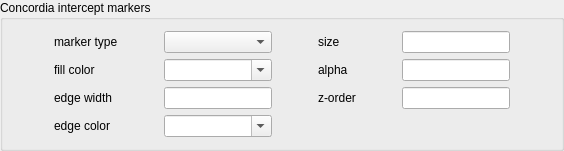
           <widget class="QGroupBox" name="groupBox_17">
            <property name="title">
             <string>Concordia intercept markers</string>
            </property>
            <layout class="QVBoxLayout" name="verticalLayout_14">
             <item>
              <layout class="QGridLayout" name="gridLayout_22">
               <item row="1" column="7">
                <spacer name="horizontalSpacer_35">
                 <property name="orientation">
                  <enum>Qt::Horizontal</enum>
                 </property>
                 <property name="sizeHint" stdset="0">
                  <size>
                   <width>40</width>
                   <height>20</height>
                  </size>
                 </property>
                </spacer>
               </item>
               <item row="1" column="1">
                <widget class="QLabel" name="label_87">
                 <property name="text">
                  <string>fill color</string>
                 </property>
                </widget>
               </item>
               <item row="0" column="2">
                <spacer name="horizontalSpacer_130">
                 <property name="orientation">
                  <enum>Qt::Horizontal</enum>
                 </property>
                 <property name="sizeHint" stdset="0">
                  <size>
                   <width>40</width>
                   <height>20</height>
                  </size>
                 </property>
                </spacer>
               </item>
               <item row="3" column="3" colspan="2">
                <widget class="QComboBox" name="mcMarkerEdgeColorCombo">
                 <property name="editable">
                  <bool>true</bool>
                 </property>
                </widget>
               </item>
               <item row="3" column="1">
                <widget class="QLabel" name="label_88">
                 <property name="text">
                  <string>edge color</string>
                 </property>
                </widget>
               </item>
               <item row="0" column="1">
                <widget class="QLabel" name="label_17">
                 <property name="text">
                  <string>marker type</string>
                 </property>
                </widget>
               </item>
               <item row="0" column="0">
                <spacer name="horizontalSpacer_131">
                 <property name="orientation">
                  <enum>Qt::Horizontal</enum>
                 </property>
                 <property name="sizeHint" stdset="0">
                  <size>
                   <width>40</width>
                   <height>20</height>
                  </size>
                 </property>
                </spacer>
               </item>
               <item row="1" column="3" colspan="2">
                <widget class="QComboBox" name="mcMarkerFaceColorCombo">
                 <property name="editable">
                  <bool>true</bool>
                 </property>
                </widget>
               </item>
               <item row="0" column="3" colspan="2">
                <widget class="QComboBox" name="mcMarkerTypeCombo"/>
               </item>
               <item row="0" column="9">
                <spacer name="horizontalSpacer_36">
                 <property name="orientation">
                  <enum>Qt::Horizontal</enum>
                 </property>
                 <property name="sizeHint" stdset="0">
                  <size>
                   <width>40</width>
                   <height>20</height>
                  </size>
                 </property>
                </spacer>
               </item>
               <item row="0" column="7">
                <spacer name="horizontalSpacer_132">
                 <property name="orientation">
                  <enum>Qt::Horizontal</enum>
                 </property>
                 <property name="sizeHint" stdset="0">
                  <size>
                   <width>40</width>
                   <height>20</height>
                  </size>
                 </property>
                </spacer>
               </item>
               <item row="0" column="5">
                <spacer name="horizontalSpacer_133">
                 <property name="orientation">
                  <enum>Qt::Horizontal</enum>
                 </property>
                 <property name="sizeHint" stdset="0">
                  <size>
                   <width>40</width>
                   <height>20</height>
                  </size>
                 </property>
                </spacer>
               </item>
               <item row="1" column="2">
                <spacer name="horizontalSpacer_37">
                 <property name="orientation">
                  <enum>Qt::Horizontal</enum>
                 </property>
                 <property name="sizeHint" stdset="0">
                  <size>
                   <width>40</width>
                   <height>20</height>
                  </size>
                 </property>
                </spacer>
               </item>
               <item row="1" column="5">
                <spacer name="horizontalSpacer_134">
                 <property name="orientation">
                  <enum>Qt::Horizontal</enum>
                 </property>
                 <property name="sizeHint" stdset="0">
                  <size>
                   <width>40</width>
                   <height>20</height>
                  </size>
                 </property>
                </spacer>
               </item>
               <item row="1" column="8">
                <widget class="QLineEdit" name="mcMarkerAlphaEntry"/>
               </item>
               <item row="0" column="6">
                <widget class="QLabel" name="label_89">
                 <property name="text">
                  <string>size</string>
                 </property>
                </widget>
               </item>
               <item row="0" column="8">
                <widget class="QLineEdit" name="mcMarkerSizeEntry"/>
               </item>
               <item row="1" column="6">
                <widget class="QLabel" name="label_90">
                 <property name="text">
                  <string>alpha</string>
                 </property>
                </widget>
               </item>
               <item row="2" column="1">
                <widget class="QLabel" name="label_18">
                 <property name="text">
                  <string>edge width</string>
                 </property>
                </widget>
               </item>
               <item row="2" column="3" colspan="2">
                <widget class="QLineEdit" name="mcMarkerEdgeWidthEntry"/>
               </item>
               <item row="2" column="6">
                <widget class="QLabel" name="label_91">
                 <property name="text">
                  <string>z-order</string>
                 </property>
                </widget>
               </item>
               <item row="2" column="8">
                <widget class="QLineEdit" name="mcMarkerZEntry"/>
               </item>
              </layout>
             </item>
            </layout>
           </widget>
